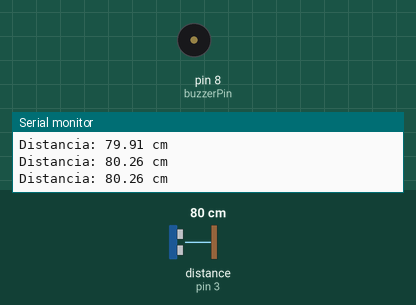
This sketch was run on a simulated Arduino Uno, built with avr-gcc and run on an emulated ATmega328P. On the bench: buzzer (waves = sounding), the last lines printed to the serial monitor. Wiring (inferred from the names in the program): ultrasonic range finder: trigger pin 2; echo pin 3. Inputs (shaded band) come from the test bench; at power-on: distance to the obstacle (sensor on pin 3) 80 cm. The echo pulse lasts 58.3 µs per cm.

Above: at 1.3 s.
1.4 s: distance to the obstacle (sensor on pin 3) set to 11 cm
2.9 s: distance to the obstacle (sensor on pin 3) set to 8 cm
At 3.6 s:
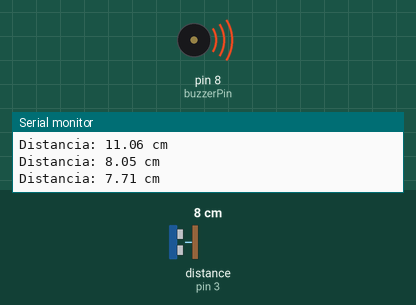
4.5 s: distance to the obstacle (sensor on pin 3) set to 120 cm
At 5.1 s:
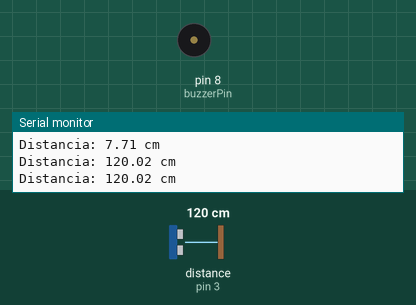
7.5 s: distance to the obstacle (sensor on pin 3) set to 12 cm
10.5 s: distance to the obstacle (sensor on pin 3) set to 9 cm
At 11.6 s:
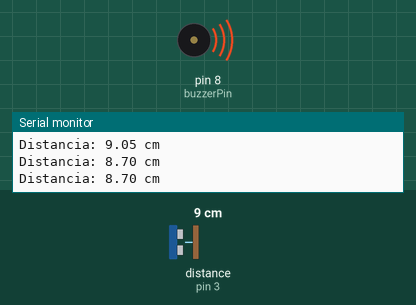
Timing chart, 0 to 13.0 s (numbered marks = the images above; inputs shaded):
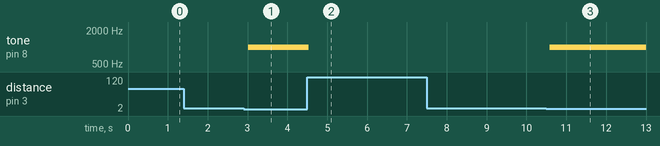

The sketch:

ultrasonico.ino
```cpp
const int trigPin = 2; // Pin digital donde está conectado el pin Trig del sensor
const int echoPin = 3; // Pin digital donde está conectado el pin Echo del sensor
const int buzzerPin = 8; // Pin digital donde está conectado el buzzer
const int distanceThreshold = 10; // Umbral de distancia en centímetros para activar el buzzer

void setup() {
  pinMode(trigPin, OUTPUT); // Configura el pin Trig como salida
  pinMode(echoPin, INPUT);  // Configura el pin Echo como entrada
  pinMode(buzzerPin, OUTPUT); // Configura el pin del buzzer como salida
  Serial.begin(9600); // Inicializa la comunicación serial
}

void loop() {
  // Genera un pulso en el pin Trig
  digitalWrite(trigPin, LOW);
  delayMicroseconds(2);
  digitalWrite(trigPin, HIGH);
  delayMicroseconds(10);
  digitalWrite(trigPin, LOW);

  // Lee el pulso del pin Echo
  long duration = pulseIn(echoPin, HIGH);

  // Calcula la distancia en centímetros
  float distance = duration * 0.0344 / 2;

  Serial.print("Distancia: ");
  Serial.print(distance);
  Serial.println(" cm");

  // Compara la distancia con el umbral
  if (distance < distanceThreshold) {
    tone(buzzerPin, 1000); // Enciende el buzzer con un tono de 1000 Hz
  } else {
    noTone(buzzerPin); // Apaga el buzzer
  }

  delay(500); // Espera 0.5 segundos antes de la próxima lectura
}
```

Measured:
- the behaviour switches between 10 and 9 cm on distance to the obstacle (sensor on pin 3) (found by bisection; images 0 and 1)
- the behaviour switches between 11 and 10 cm on distance to the obstacle (sensor on pin 3) (found by bisection; images 2 and 3)
- after the input at 2.9 s, tone on pin 8 (buzzerPin): silent → 1000 Hz after 0.12 s
- after the input at 4.5 s, tone on pin 8 (buzzerPin): 1000 Hz → silent at once
- after the input at 10.5 s, tone on pin 8 (buzzerPin): silent → 1000 Hz after 0.09 s
